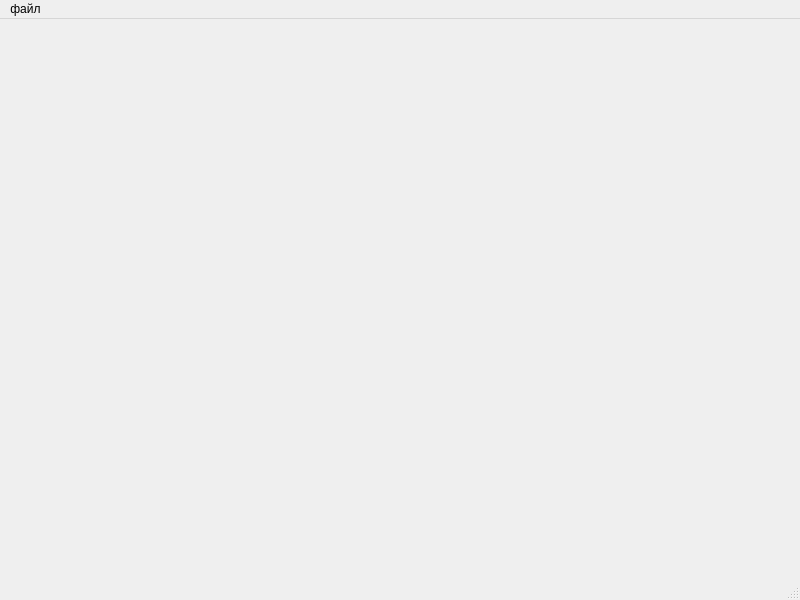
<?xml version="1.0" encoding="UTF-8"?>
<ui version="4.0">
 <class>MainWindow</class>
 <widget class="QMainWindow" name="MainWindow">
  <property name="geometry">
   <rect>
    <x>0</x>
    <y>0</y>
    <width>800</width>
    <height>600</height>
   </rect>
  </property>
  <property name="windowTitle">
   <string>MainWindow</string>
  </property>
  <widget class="QWidget" name="centralwidget"/>
  <widget class="QMenuBar" name="menubar">
   <property name="geometry">
    <rect>
     <x>0</x>
     <y>0</y>
     <width>800</width>
     <height>25</height>
    </rect>
   </property>
   <widget class="QMenu" name="menu">
    <property name="title">
     <string>файл</string>
    </property>
    <addaction name="action"/>
   </widget>
   <addaction name="menu"/>
  </widget>
  <widget class="QStatusBar" name="statusbar"/>
  <action name="action">
   <property name="icon">
    <iconset resource="resources.qrc">
     <normaloff>:/rec/img/write.jpg</normaloff>:/rec/img/write.jpg</iconset>
   </property>
   <property name="text">
    <string>запись в файл</string>
   </property>
  </action>
 </widget>
 <resources>
  <include location="resources.qrc"/>
 </resources>
 <connections/>
</ui>
